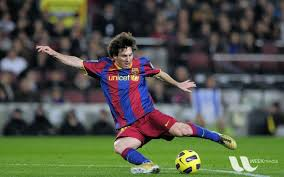
#> input picture 3 -  Image Processing in OpenCV/3.3 - Geometric Transformations of Images/messi5.jpg, 284 x 177 px
$ python Translation.py
#> lines starting #> are read from the running program, lines starting #| are printed output that depends on the picture
import cv2
import numpy as np

img = cv2.imread('messi5.jpg')
#> img is the input picture: shape (177, 284, 3); mean B, G, R 72.7, 86.1, 82.3
img_gray = cv2.imread('messi5.jpg',0)
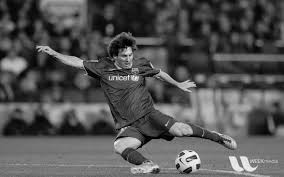
#> img_gray: shape (177, 284); min 0, max 255, mean 83.4
rows,cols = img_gray.shape
#> rows = 177; cols = 284

M = np.float32([[1,0,100],[0,1,50]])
dst = cv2.warpAffine(img,M,(cols,rows))
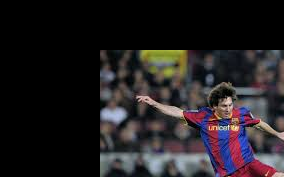
#> dst: shape (177, 284, 3); mean B, G, R 34.1, 31.6, 35.8

cv2.imshow('img',dst)
cv2.waitKey(0)
cv2.destroyAllWindows()
cv2.imwrite('tranlation.jpg',dst)

$ run again, with 3 -  Image Processing in OpenCV/3.3 - Geometric Transformations of Images/dave.jpg copied over 3 -  Image Processing in OpenCV/3.3 - Geometric Transformations of Images/messi5.jpg
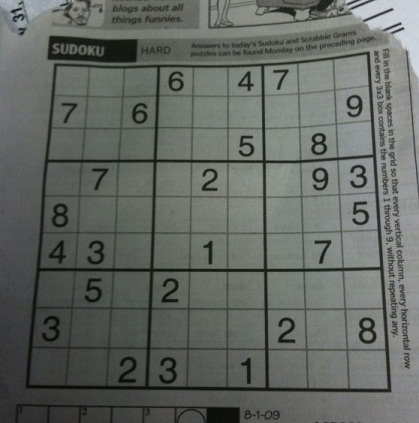
#> input picture 3 -  Image Processing in OpenCV/3.3 - Geometric Transformations of Images/dave.jpg, 419 x 423 px
#> img is the input picture: shape (423, 419, 3); mean B, G, R 98.9, 103.6, 99.4
#> `dst = cv2.warpAffine(img,M,(cols,rows))`:
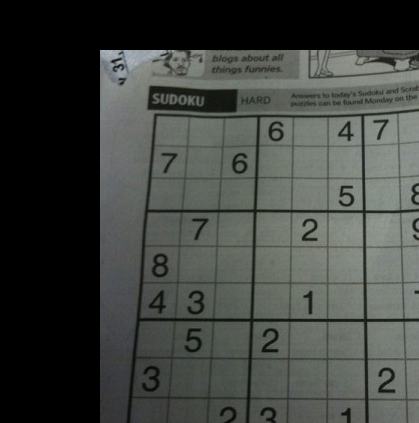
#> dst: shape (423, 419, 3); mean B, G, R 62.9, 66.8, 63.4
